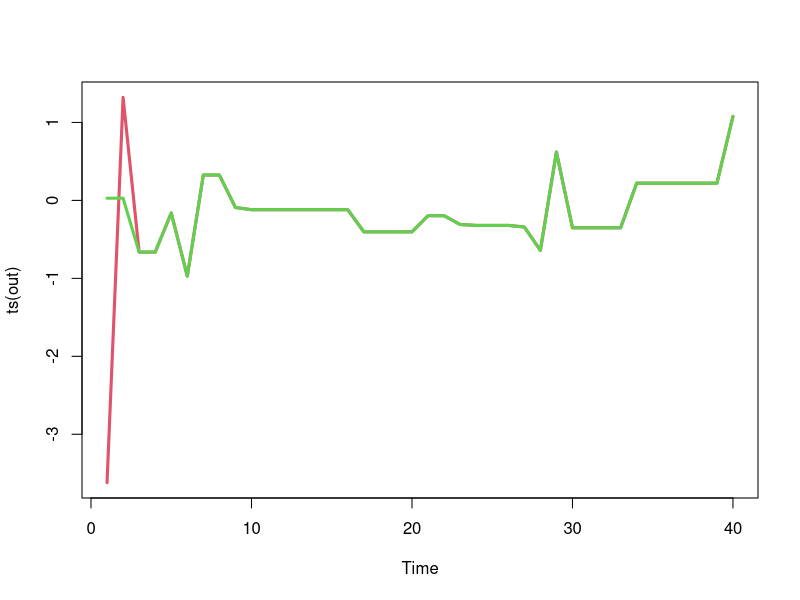
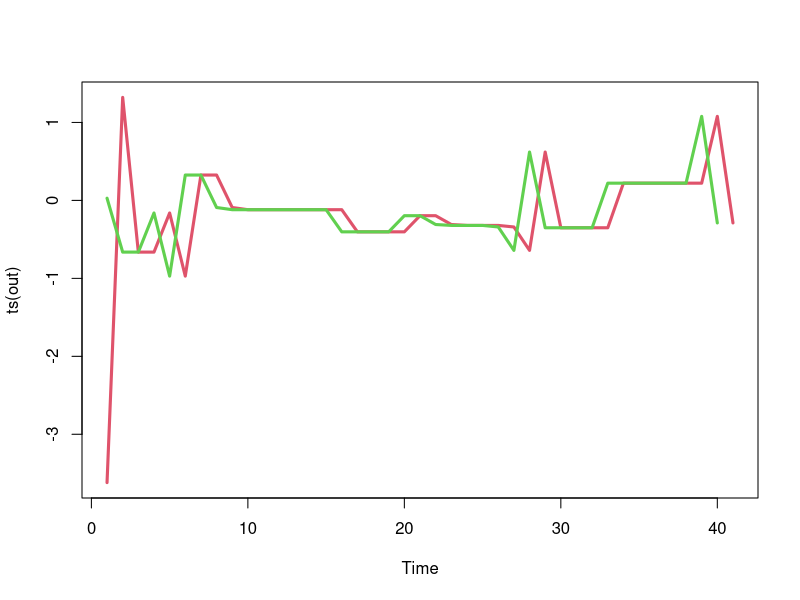
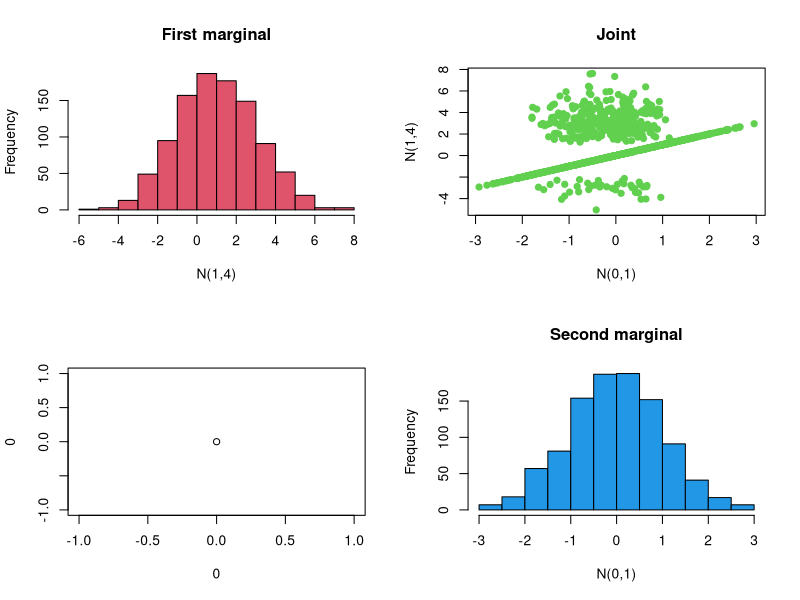
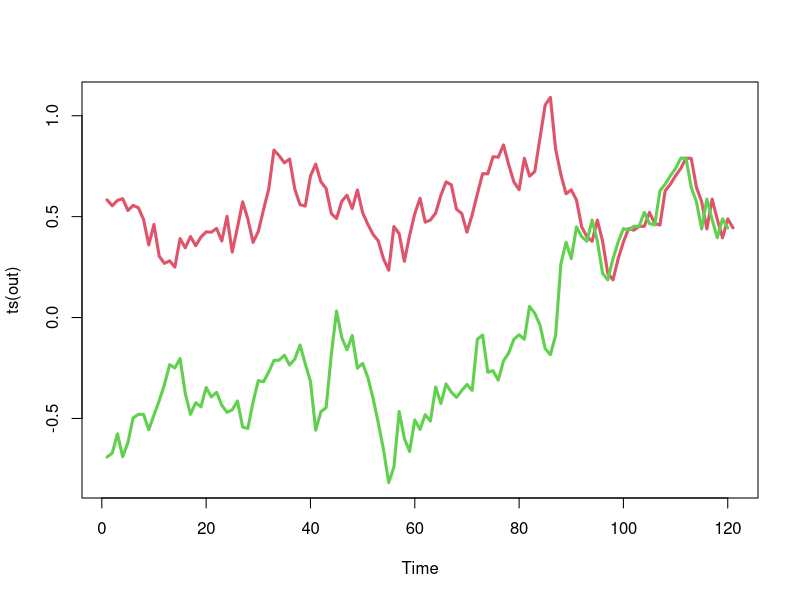

Write the R code that produced these figures, in order.
## test-code.R
## File for developing the examples


## Coupled Metropolis independence samplers

set.seed(4)
n = 40
xm = matrix(0, nrow=n, ncol=2)
x = rcauchy(2)
xm[1, ] = x
for (i in 2:n) {
  xs = rcauchy(1)
  u = runif(1)
  a = dnorm(xs, 0, 0.5)*dcauchy(x) / (
        dnorm(x, 0, 0.5)*dcauchy(xs) )
  x[u < a] = xs
  xm[i, ] = x
  }

## plot(ts(xm), plot.type="single", col=c(2,3), lwd=3)

cmis = function(n, rpi0, dpi, rq, dq) {
    xm = matrix(0, nrow=n, ncol=2)
    x = c(rpi0(), rpi0())
    xm[1, ] = x
    for (i in 2:n) {
        xs = rq()
        u = runif(1)
        a = dpi(xs)*dq(x)/(dpi(x)*dq(xs))
        x[u < a] = xs
        xm[i, ] = x
    }
    xm
}

set.seed(4)
out = cmis(
    40,
    function() rcauchy(1),
    function(x) dnorm(x,0,0.5),
    function() rcauchy(1),
    function(x) dcauchy(x))
plot(ts(out), plot.type="single", col=c(2,3), lwd=3)

cmis1 = function(n, rpi0, dpi, rq, dq) {
    xm = matrix(NA, nrow=n+1, ncol=2)
    x = c(rpi0(), rpi0()); xm[1, ] = x
    xs = rq(); u = runif(1)
    a = dpi(xs)*dq(x[1])/(dpi(x[1])*dq(xs))
    if (u < a)
        x[1] = xs
    xm[2,1] = x[1]
    for (i in 2:n) {
        xs = rq(); u = runif(1)
        a = dpi(xs)*dq(x)/(dpi(x)*dq(xs))
        x[u < a] = xs
        xm[i+1, 1] = x[1]; xm[i, 2] = x[2]
    }
    xm
}

    
set.seed(4)
out = cmis1(
    40,
    function() rcauchy(1),
    function(x) dnorm(x,0,0.5),
    function() rcauchy(1),
    function(x) dcauchy(x)
)
plot(ts(out), plot.type="single", col=c(2,3), lwd=3)


## Maximal coupling

rcouple = function(rp, dp, rq, dq) {
    x = rp()
    w = runif(1,0,dp(x))
    if (w < dq(x))
        return(c(x,x))
    else repeat {
        ys = rq()
        ws = runif(1,0,dq(ys))
        if (ws > dp(ys))
            return(c(x,ys))
        }
    }

coupled = function()
    rcouple(
        function() rnorm(1,0,1),
        function(x) dnorm(x,0,1),
        function() rnorm(1,1,2),
        function(x) dnorm(x,1,2)
        )

xm = t(sapply(1:1000, function(x) coupled()))
doPlot = function(xm) {
    op = par(mfrow=c(2,2))
    hist(xm[,2],xlab="N(1,4)",col=2, main="First marginal")
    plot(xm,pch=19,col=3,xlab="N(0,1)",ylab="N(1,4)", main="Joint")
    plot(0,0)
    hist(xm[,1],xlab="N(0,1)",col=4, main="Second marginal")
    par(op)
}

doPlot(xm)


## Coupled MH

cmh1 = function(n, rpi0, dpi, rq, dq) {
    xm = matrix(NA, nrow=n+1, ncol=2)
    x = c(rpi0(), rpi0()); xm[1, ] = x
    xs = rq(x[1]); u = runif(1)
    a = dpi(xs)*dq(xs,x[1])/(dpi(x[1])*dq(x[1],xs))
    if (u < a)
        x[1] = xs
    xm[2,1] = x[1]
    for (i in 2:n) {
        xs = rcouple(
            function() rq(x[1]), function(xp) dq(x[1],xp),
            function() rq(x[2]), function(xp) dq(x[2],xp) )
        u = runif(1)
        a = dpi(xs)*dq(xs,x)/(dpi(x)*dq(x,xs))
        x[u < a] = xs[u < a]
        xm[i+1, 1] = x[1]; xm[i, 2] = x[2]
    }
    xm
}

set.seed(3)
out = cmh1(
    120,
    function() rcauchy(1),
    function(x) dnorm(x,0,1),
    function(x) rnorm(1,x,0.1),
    function(x,xs) dnorm(xs,x,0.1)
)
plot(ts(out), plot.type="single", col=c(2,3), lwd=3)





## eof

